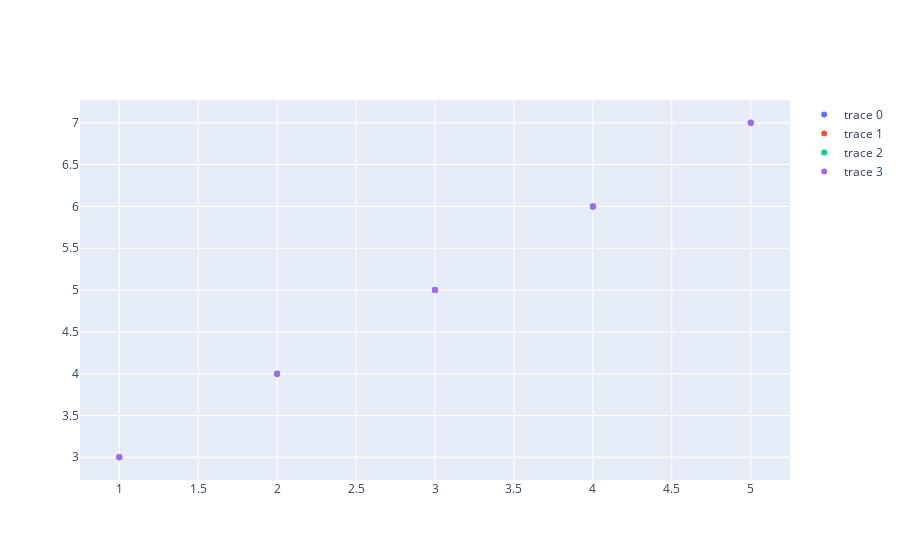

The cell this chart's notebook holds for it:
### Code cell
fig.add_trace(go.Scatter(x=[1,2,3,4,5],y=[3,4,5,6,7],mode='markers'))
fig.show()

### Figure 1 — Plotly figure (JSON) as saved in the notebook; plotly's stock layout.template omitted (floating-point values rounded to 4 significant figures)
{"data": [{"mode": "markers", "type": "scatter", "x": [1, 2, 3, 4, 5], "y": [3, 4, 5, 6, 7]}, {"mode": "markers", "type": "scatter", "x": [1, 2, 3, 4, 5], "y": [3, 4, 5, 6, 7]}, {"mode": "markers", "type": "scatter", "x": [1, 2, 3, 4, 5], "y": [3, 4, 5, 6, 7]}, {"mode": "markers", "type": "scatter", "x": [1, 2, 3, 4, 5], "y": [3, 4, 5, 6, 7]}], "layout": {}}
